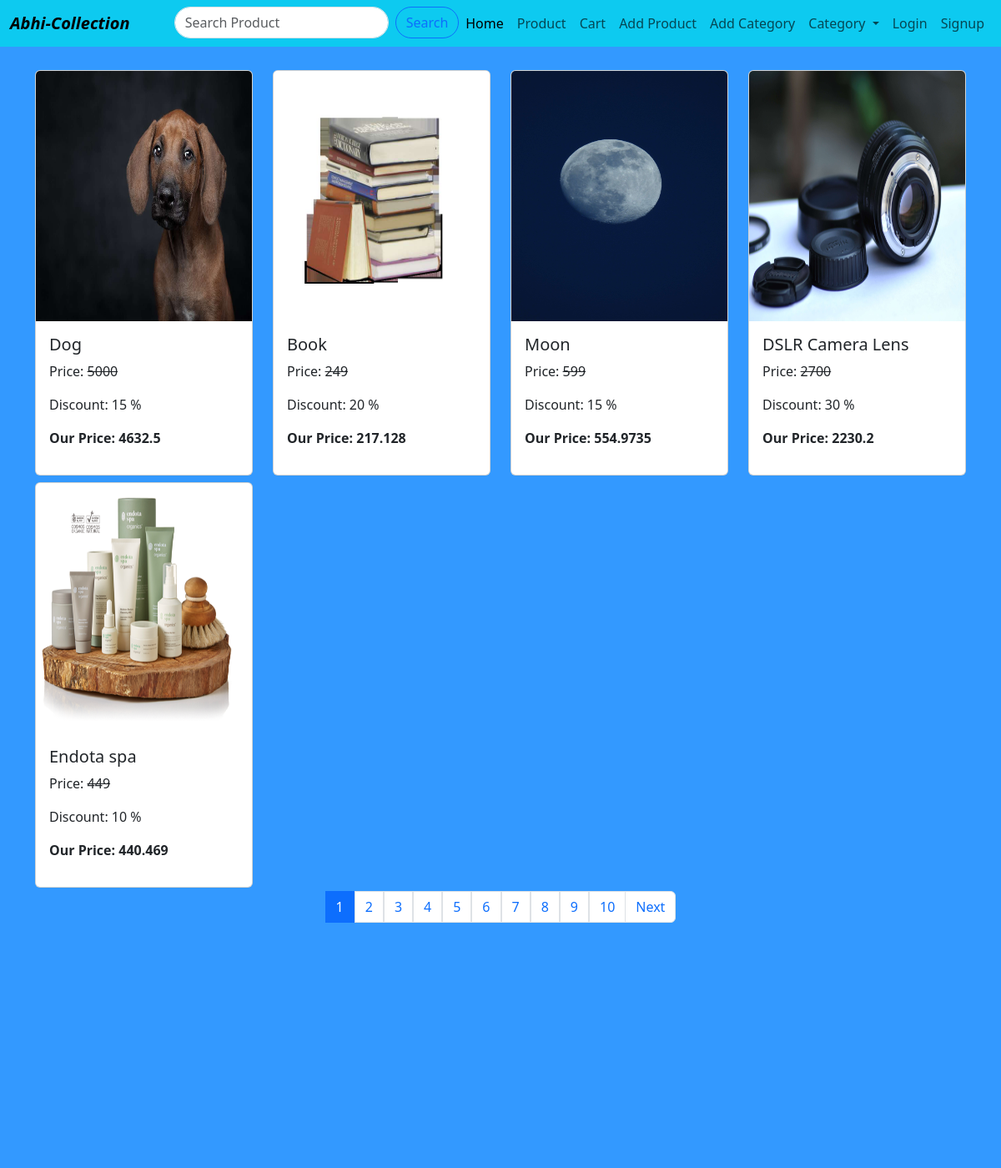
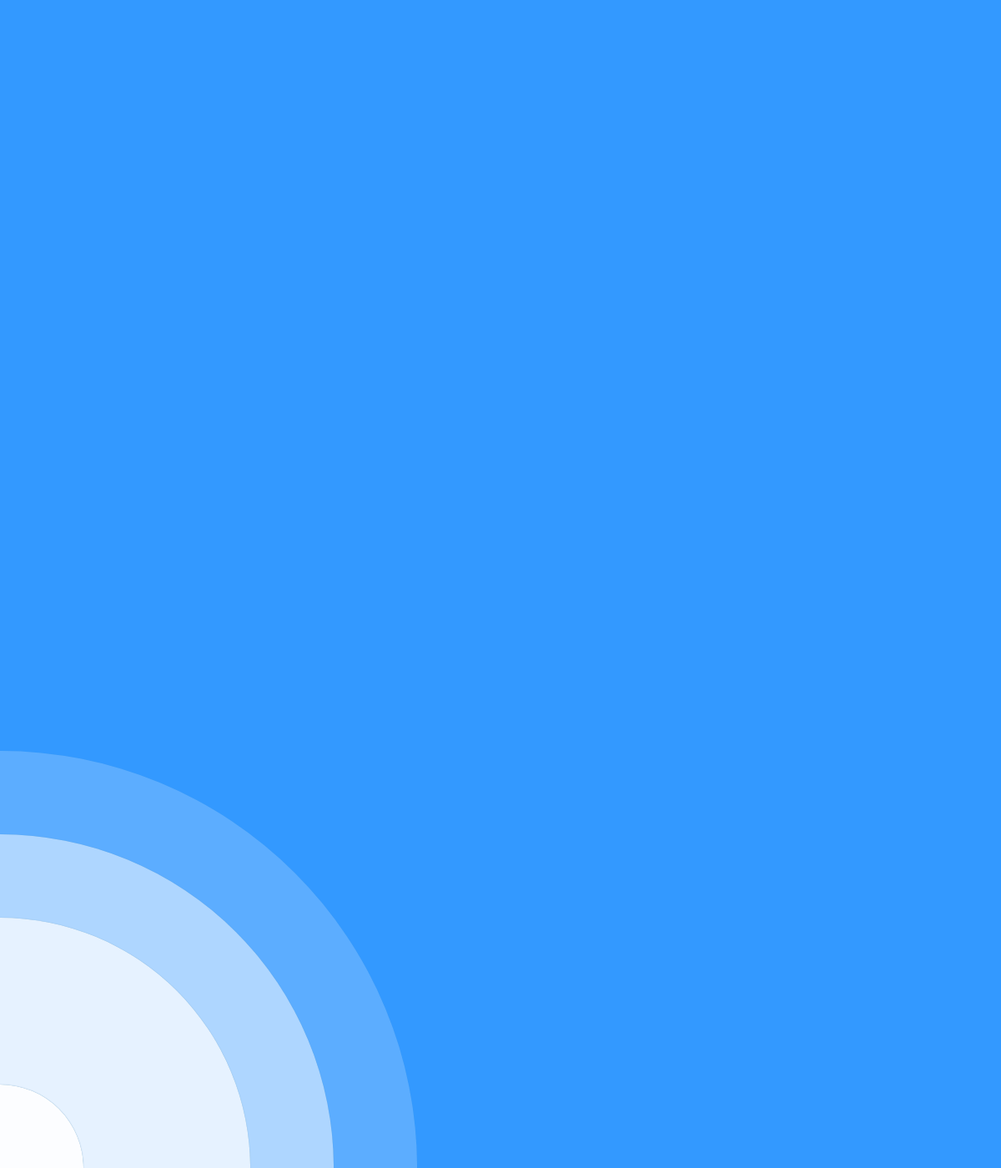
/products.php, run on the app's committed database (2 pictures, top to bottom).
### tables this page shows
CREATE TABLE `products` (
  `id` int NOT NULL,
  `product_name` varchar(255) NOT NULL,
  `product_title` varchar(255) DEFAULT NULL,
  `product_desc` text,
  `product_img` varchar(255) DEFAULT NULL,
  `price` int DEFAULT NULL,
  `discount` int DEFAULT NULL,
  `tax` int NOT NULL,
  `category_id` int DEFAULT NULL
);

### products.php (the view, shortened to what this page needs)
<!doctype html>
<html lang="en">
    <head>
        <link href="https://cdn.jsdelivr.net/npm/bootstrap@5.3.0-alpha3/dist/css/bootstrap.min.css" rel="stylesheet">
    </head>
    <body>
        <?php
            include('navbar.php');
            include('animation.php');
            $conn = mysqli_connect("localhost", "root", "", "ecommerce");
            $limit = 5;
            if(isset($_GET['start'])){
                $start = $_GET['start'];
            }else{
                $start = 1;
            }
            $offset = ($start - 1) * $limit;
             if(isset($_GET['category_id'])){
                $cat_id = $_GET['category_id'];
                $qry = "SELECT * FROM products WHERE category_id = $cat_id ORDER BY id DESC LIMIT {$offset},{$limit}";
                $count_qry = "SELECT * FROM products WHERE category_id = $cat_id";
            }else{
                $qry = "SELECT * FROM products ORDER BY id DESC LIMIT {$offset},{$limit}";
                $count_qry = "SELECT * FROM products";
             }
             $res = mysqli_query($conn, $qry);
             $count_res = mysqli_query($conn, $count_qry);
             $total_records = mysqli_num_rows($count_res);
        ?>
        <div class="container mt-5">
            <div class="row row-cols-1 row-cols-md-4 g-4">
                <?php
                  while($row = mysqli_fetch_array($res)){
                    $discounted_price = ( $row['discount'] / 100) *  $row['price'];
                    $total_price = $row['price'] - $discounted_price;
                    $gst = ( $row['tax'] / 100) *  $total_price;
                    $grand_total = $total_price + $gst;
                ?>
                    <div class="col-md-3 my-1">
                        <a href="display.php?id=<?php echo $row['id']; ?>" style="text-decoration:none">
                            <div class="card h-100">
                                <img src="product_images/<?php echo $row['product_img']; ?>" class="card-img-top" width="300" height="300" alt="<?php echo $row['product_name'] ?>">
                                <div class="card-body">
                                    <h5 class="card-title"><?php echo $row['product_name']; ?></h5>
                                    <p class="product-offer">Price: <s> <?php echo $row['price']; ?></s></p>
                                    <p class="product-offer">Discount: <?php echo $row['discount']; ?> %</p>
                                    <p class="product-price"><b>Our Price: <?php echo  $grand_total ?></b></p>
                                </div>
                            </div>
                        </a>
                    </div>
                <?php
                  }
                ?>
            </div>
            <div class="row">
                <div class="col-md-12">
                <nav aria-label="...">
                <?php
                    if($total_records > 0){
                        $total_page =  ceil($total_records / $limit);
                        echo '<ul class="pagination justify-content-center">';
                        for($i = 1; $i <= $total_page; $i++){
                            if($i == $start){
                                $active = "active";
                            }else{
                                $active = "";
                            }
                            if(isset($_GET['category_id'])){
                                $cat_id = $_GET['category_id'];
                                echo '<li class="' .$active. '"><a class="page-link" href="products.php?start=' . $i . '&&category_id='.$cat_id.'">' . $i . '</a></li>';
                            }else{
                                echo '<li class="' .$active. '"><a class="page-link" href="products.php?start=' . $i . '">' . $i . '</a></li>';
                            }
                        }
                        if($total_page > $start){
                            if(isset($_GET['category_id'])){
                                $cat_id = $_GET['category_id'];
                                echo '<li class="page-item"><a class="page-link" href="products.php?start='.($start + 1).'&&category_id='.$cat_id.'">Next</a></li>';
                            }else{
                                echo '<li class="page-item"><a class="page-link" href="products.php?start='.($start + 1).'">Next</a></li>';
                            }
                        }
                        echo "</ul>";
                    }
                ?>
                    </nav>
                </div>
            </div>
        </div>
    </body>
</html>

### navbar.php (shortened to what this page needs)
<nav class="navbar navbar-expand-lg navbar-light bg-info" >
    <div class="container-fluid">
        <a class="navbar-brand fw-bold" href="index.php"><i>Abhi-Collection</i></a>
        <div class="nav" id="navbarSupportedContent">
            <div class="search_bar">
            <div class="input-group">
                    <form class="d-flex" role="search" method="POST" action="products.php">
                        <input type="text" class="form-control me-2 rounded-pill" placeholder="Search Product" name="search_text" aria-label="Recipient's username" aria-describedby="basic-addon2" required>
                        <button class="btn btn-outline-primary input-group-text rounded-pill ms-n5" type="submit">Search</button>
                    </form>
             </div>
            </div>
            <ul class="navbar-nav me-auto mb-2 mb-lg-0">
                <li class="nav-item">
                    <a class="nav-link active" aria-current="page" href="index.php">Home</a>
                </li>
                <li class="nav-item">
                    <a class="nav-link" href="products.php">Product</a>
                </li>
                <li class="nav-item">
                    <a class="nav-link" href="cart.php">Cart</a>
                </li>
                <li class="nav-item">
                    <a class="nav-link" href="add_product.php">Add Product</a>
                </li>
                <li class="nav-item">
                    <a class="nav-link" href="add_category.php">Add Category</a>
                </li>
                <div class="nav-item">
                    <a class="nav-link dropdown-toggle" href="#" role="button" id="dropdownMenuLink" data-toggle="dropdown" aria-haspopup="true" aria-expanded="false">
                       Category
                    </a>
                </div>
                <li class="nav-item">
                    <?php
                      if(!isset($_SESSION["email"]) AND !isset($_SESSION['password']) ){
                        $url = "login.php";
                        $lable = "Login";
                       }else{
                        $url = "logout.php";
                        $lable = "Logout";
                       }
                      ?>
                    <a class="nav-link" href="<?php echo $url ?>"><?php echo $lable ?></a>
                </li>
                <li class="nav-item">
                    <a class="nav-link" href="registration.php">Signup</a>
                </li>
            </ul>
        </div>
    </div>
</nav>

### animation.php (shortened to what this page needs)
<div class='ripple-background'>
  <div class='circle xxlarge shade1'></div>
  <div class='circle large shade3'></div>
  <div class='circle small shade5'></div>
</div>

### animation.php (style rules this page uses)
body { background: #3399ff; }
.circle { position: absolute; border-radius: 50%; background: white; animation: ripple 15s infinite; box-shadow: 0px 0px 1px 0px #508fb9; }
.small { width: 200px; height: 200px; left: -100px; bottom: -100px; }
.large { width: 600px; height: 600px; left: -300px; bottom: -300px; }
.xxlarge { width: 1000px; height: 1000px; left: -500px; bottom: -500px; }
.shade1 { opacity: 0.2; }
.shade3 { opacity: 0.7; }
.shade5 { opacity: 0.9; }

### data on the page
products: product_img (picture), product_name "Dog", price "5000", discount "15", grand_total "4632.5"
products: product_img (picture), product_name "Book", price "249", discount "20", grand_total "217.128"
products: product_img (picture), product_name "Moon", price "599", discount "15", grand_total "554.9735"
products: product_img (picture), product_name "DSLR Camera Lens", price "2700", discount "30", grand_total "2230.2"
products: product_img (picture), product_name "Endota spa", price "449", discount "10", grand_total "440.469"

### other printed values
$lable "Login"
